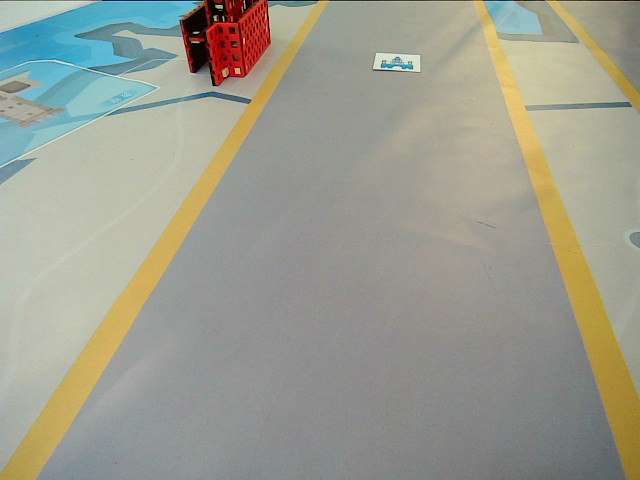
#> input picture mastercar/Test/7.png, 640 x 480 px
$ python 102.py
#> lines starting #> are read from the running program, lines starting #| are printed output that depends on the picture
import cv2
import numpy as np
from PIL import Image
frame = cv2.imread('7.png')
#> frame is the input picture: shape (480, 640, 3); mean B, G, R 143.6, 156.7, 155.9
frame = cv2.resize(frame,(300,300))
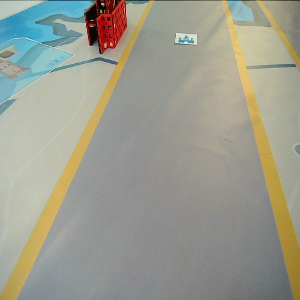
#> frame: shape (300, 300, 3); mean B, G, R 143.5, 156.6, 155.8
h, w = 300, 300
x1 = int(0.1 * w)
x2 = int(0.2 * w)
y1 = int(0.3 * w)
y2 = int(0.4 * w)
print(x1, '1111111111111')
print(y2, '====0')

colors = (0, 0, 255)
cv2.rectangle(frame, (x1, y1), (x2, y2), colors, 5)
cv2.putText(frame, "label", (50, 150), cv2.FONT_HERSHEY_COMPLEX, 2, (0, 255, 0), 2)
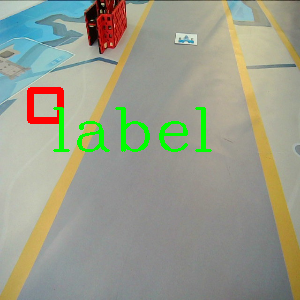
#> frame: shape (300, 300, 3); mean B, G, R 139.2, 156.9, 153.1
# filename = './images/' + str(a) + '.jpg'
# cv2.imwrite(filename, frame)
cv2.imwrite('0.jpg',frame)
cv2.imshow('111',frame)
cv2.waitKey()

$ run again, with mastercar/Test/13.png copied over mastercar/Test/7.png
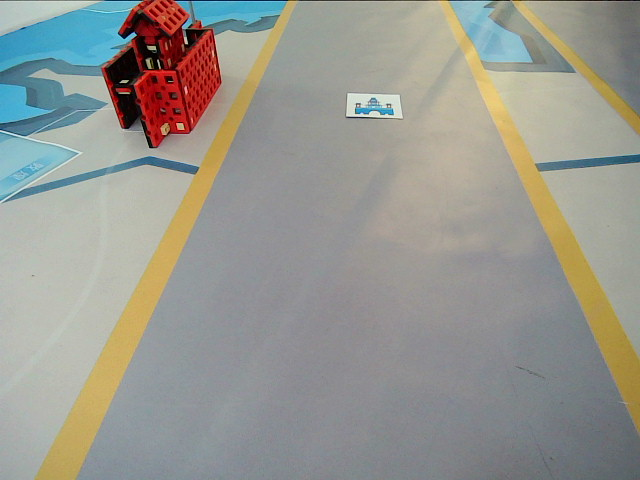
#> input picture mastercar/Test/13.png, 640 x 480 px
#> frame is the input picture: shape (480, 640, 3); mean B, G, R 144.2, 151.3, 151.1
#> `frame = cv2.resize(frame,(300,300))`:
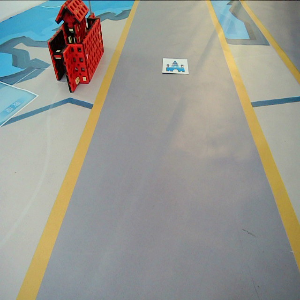
#> frame: shape (300, 300, 3); mean B, G, R 144.1, 151.1, 150.9
#> `cv2.putText(frame, "label", (50, 150), cv2.FONT_HERSHEY_COMPLEX, 2, (0..`:
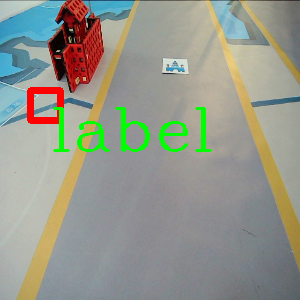
#> frame: shape (300, 300, 3); mean B, G, R 139.7, 151.5, 148.4
